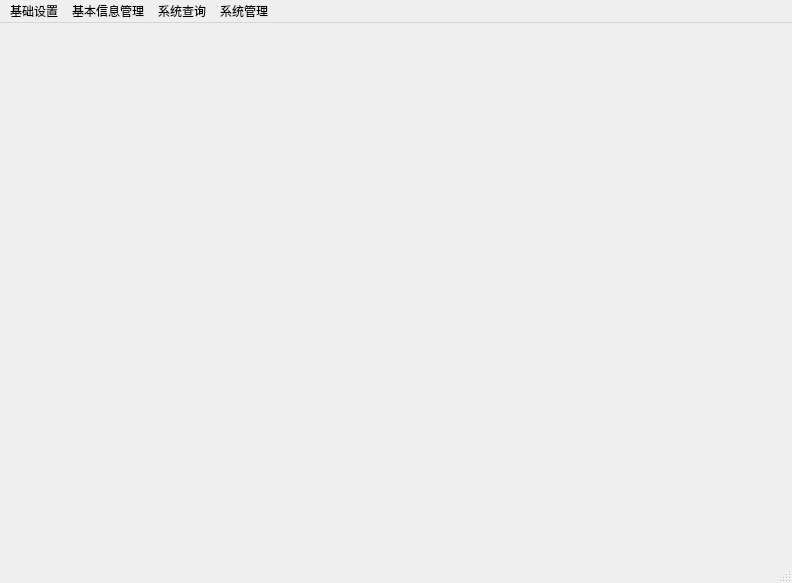
<?xml version="1.0" encoding="UTF-8"?>
<ui version="4.0">
 <class>MainWindow</class>
 <widget class="QMainWindow" name="MainWindow">
  <property name="geometry">
   <rect>
    <x>0</x>
    <y>0</y>
    <width>792</width>
    <height>583</height>
   </rect>
  </property>
  <property name="windowTitle">
   <string>学生成绩管理系统</string>
  </property>
  <property name="windowIcon">
   <iconset resource="img.qrc">
    <normaloff>:/newPrefix/images/appstu.ICO</normaloff>:/newPrefix/images/appstu.ICO</iconset>
  </property>
  <property name="iconSize">
   <size>
    <width>32</width>
    <height>32</height>
   </size>
  </property>
  <widget class="QWidget" name="centralwidget">
   <property name="styleSheet">
    <string notr="true">border-image: url(:/newPrefix/images/main.jpg);</string>
   </property>
  </widget>
  <widget class="QMenuBar" name="menubar">
   <property name="geometry">
    <rect>
     <x>0</x>
     <y>0</y>
     <width>792</width>
     <height>23</height>
    </rect>
   </property>
   <widget class="QMenu" name="menu">
    <property name="title">
     <string>基础设置</string>
    </property>
    <addaction name="actiongrade"/>
    <addaction name="actionclass"/>
    <addaction name="actionsubject"/>
    <addaction name="actionexamkinds"/>
   </widget>
   <widget class="QMenu" name="menu_2">
    <property name="title">
     <string>基本信息管理</string>
    </property>
    <addaction name="actionstudent"/>
    <addaction name="actionresult"/>
   </widget>
   <widget class="QMenu" name="menu_3">
    <property name="title">
     <string>系统查询</string>
    </property>
    <addaction name="actionstudentinfo"/>
    <addaction name="actionresultinfo"/>
   </widget>
   <widget class="QMenu" name="menu_4">
    <property name="title">
     <string>系统管理</string>
    </property>
    <addaction name="actionuserinfo"/>
    <addaction name="actionexit"/>
   </widget>
   <addaction name="menu"/>
   <addaction name="menu_2"/>
   <addaction name="menu_3"/>
   <addaction name="menu_4"/>
  </widget>
  <widget class="QStatusBar" name="statusbar"/>
  <action name="actiongrade">
   <property name="text">
    <string>年级设置</string>
   </property>
  </action>
  <action name="actionclass">
   <property name="text">
    <string>班级设置</string>
   </property>
  </action>
  <action name="actionsubject">
   <property name="text">
    <string>考试科目设置</string>
   </property>
  </action>
  <action name="actionexamkinds">
   <property name="text">
    <string>考试类别</string>
   </property>
  </action>
  <action name="actionstudent">
   <property name="text">
    <string>学生管理</string>
   </property>
  </action>
  <action name="actionresult">
   <property name="text">
    <string>成绩管理</string>
   </property>
  </action>
  <action name="actionstudentinfo">
   <property name="text">
    <string>学生信息查询</string>
   </property>
  </action>
  <action name="actionresultinfo">
   <property name="text">
    <string>学生成绩查询</string>
   </property>
  </action>
  <action name="actionuserinfo">
   <property name="text">
    <string>用户维护</string>
   </property>
  </action>
  <action name="actionexit">
   <property name="text">
    <string>退出</string>
   </property>
  </action>
 </widget>
 <resources>
  <include location="img.qrc"/>
 </resources>
 <connections>
  <connection>
   <sender>actionexit</sender>
   <signal>triggered()</signal>
   <receiver>MainWindow</receiver>
   <slot>close()</slot>
   <hints>
    <hint type="sourcelabel">
     <x>-1</x>
     <y>-1</y>
    </hint>
    <hint type="destinationlabel">
     <x>395</x>
     <y>291</y>
    </hint>
   </hints>
  </connection>
 </connections>
</ui>
